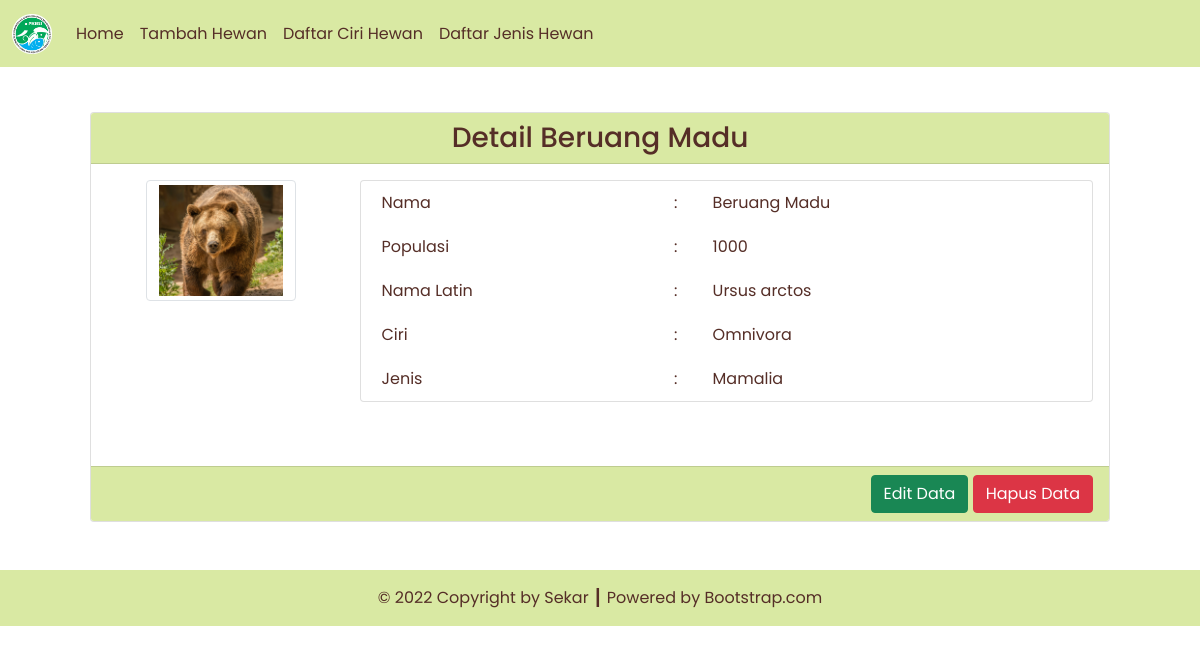
Screenshot of /detail.php?id=2 with the database file from the repository.
### tables this page shows
CREATE TABLE `hewan`  (
  `hewan_id` int NOT NULL AUTO_INCREMENT,
  `hewan_foto` varchar(255) NULL DEFAULT NULL,
  `hewan_nama` varchar(255) NULL DEFAULT NULL,
  `hewan_populasi` int NULL DEFAULT NULL,
  `hewan_nama_latin` varchar(255) NULL DEFAULT NULL,
  `ciri_id` int NULL DEFAULT NULL,
  `jenis_id` int NULL DEFAULT NULL,
  PRIMARY KEY (`hewan_id`) USING BTREE,
  INDEX `fk_ciri`(`ciri_id`) USING BTREE,
  INDEX `fk_jenis`(`jenis_id`) USING BTREE,
  CONSTRAINT `fk_ciri` FOREIGN KEY (`ciri_id`) REFERENCES `ciri` (`ciri_id`) ON DELETE CASCADE ON UPDATE CASCADE,
  CONSTRAINT `fk_jenis` FOREIGN KEY (`jenis_id`) REFERENCES `jenis` (`jenis_id`) ON DELETE CASCADE ON UPDATE CASCADE
);

CREATE TABLE `ciri`  (
  `ciri_id` int NOT NULL AUTO_INCREMENT,
  `ciri_nama` varchar(255) NULL DEFAULT NULL,
  PRIMARY KEY (`ciri_id`) USING BTREE
);

CREATE TABLE `jenis`  (
  `jenis_id` int NOT NULL AUTO_INCREMENT,
  `jenis_nama` varchar(255) NULL DEFAULT NULL,
  PRIMARY KEY (`jenis_id`) USING BTREE
);

### config/db.php (called while the page is built)
<?php
$DB_HOST = "localhost";
$DB_USERNAME = "root";
$DB_PASSWORD = "";
$DB_NAME = "db_hewan";

### classes/DB.php (called while the page is built, shortened)
<?php
class DB
{
    private $hostname;
    private $username;
    private $password;
    private $dbname;
    private $conn;
    private $result;
    function __construct($hostname, $username, $password, $dbname)
    {
        $this->hostname = $hostname;
        $this->username = $username;
        $this->password = $password;
        $this->dbname = $dbname;
    }
    function open()
    {
        $this->conn = mysqli_connect($this->hostname, $this->username, $this->password, $this->dbname);
    }
    function execute($query)
    {
        $this->result = mysqli_query($this->conn, $query);
    }
    function getResult()
    {
        return mysqli_fetch_array($this->result);
    }
}

### classes/Hewan.php (called while the page is built, shortened)
<?php
class Hewan extends DB
{
    function getHewanById($id)
    {
        $query = "SELECT * FROM hewan JOIN ciri ON hewan.ciri_id=ciri.ciri_id JOIN jenis ON hewan.jenis_id=jenis.jenis_id WHERE hewan_id=$id";
        return $this->execute($query);
    }
}

### detail.php (the view, shortened to what this page needs)
<?php
include('config/db.php');
include('classes/DB.php');
include('classes/Jenis.php');
include('classes/Hewan.php');
include('classes/Template.php');
$hewan = new Hewan($DB_HOST, $DB_USERNAME, $DB_PASSWORD, $DB_NAME);
$hewan->open();
$data = null;
if (isset($_GET['id'])) {
    $id = $_GET['id'];
    if ($id > 0) {
        $hewan->getHewanById($id);
        $row = $hewan->getResult();
        $data .= '<div class="card-header text-center">
        <h3 class="my-0">Detail ' . $row['hewan_nama'] . '</h3>
        </div>
        <div class="card-body text-end">
            <div class="row mb-5">
                <div class="col-3">
                    <div class="row justify-content-center">
                        <img src="assets/images/' . $row['hewan_foto'] . '" class="img-thumbnail" alt="' . $row['hewan_foto'] . '" width="60">
                        </div>
                    </div>
                    <div class="col-9">
                        <div class="card px-3">
                            <table border="0" class="text-start">
                                <tr>
                                    <td>Nama</td>
                                    <td>:</td>
                                    <td>' . $row['hewan_nama'] . '</td>
                                </tr>
                                <tr>
                                    <td>Populasi</td>
                                    <td>:</td>
                                    <td>' . $row['hewan_populasi'] . '</td>
                                </tr>
                                <tr>
                                    <td>Nama Latin</td>
                                    <td>:</td>
                                    <td>' . $row['hewan_nama_latin'] . '</td>
                                </tr>
                                <tr>
                                    <td>Ciri</td>
                                    <td>:</td>
                                    <td>' . $row['ciri_nama'] . '</td>
                                </tr>
                                <tr>
                                    <td>Jenis</td>
                                    <td>:</td>
                                    <td>' . $row['jenis_nama'] . '</td>
                                </tr>
                            </table>
                        </div>
                    </div>
                </div>
            </div>
            <div class="card-footer text-end">
                <a href="form.php?id=' . $row['hewan_id'] . '"><button type="button" class="btn btn-success text-white">Edit Data</button></a>
                <a href="detail.php?hapus=' . $row['hewan_id'] .'"><button type="button" class="btn btn-danger">Hapus Data</button></a>
            </div>';
    }
}

### classes/Template.php (shortened to what this page needs)
<?php
class Template
{
    var $content = '';
    function __construct($filename = '')
    {
        $this->content = implode('', @file($filename));
    }
    function clear()
    {
        $this->content = preg_replace("/DATA_[A-Z|_|0-9]+/", "", $this->content);
    }
    function write()
    {
        print $this->content;
    }
    function replace($old = '', $new = '')
    {
        if (is_int($new)) {
            $value = sprintf("%d", $new);
        } elseif (is_float($new)) {
            $value = sprintf("%f", $new);
        } elseif (is_array($new)) {
            $value = '';
            foreach ($new as $item) {
                $value .= $item . ' ';
            }
        } else {
            $value = $new;
        }
        $this->content = preg_replace("/$old/", $value, $this->content);
    }
}

### rows the page displays
hewan: hewan_nama "Beruang Madu", hewan_foto (picture), hewan_populasi "1000", hewan_nama_latin "Ursus arctos", ciri.ciri_nama "Omnivora", jenis.jenis_nama "Mamalia"

### other values shown
$this->content "Home Tambah Hewan Daftar Ciri Hewan Daftar Jenis Hewan © 2022 Copyright by Sekar ┃ Powered by Bootstrap.com"
